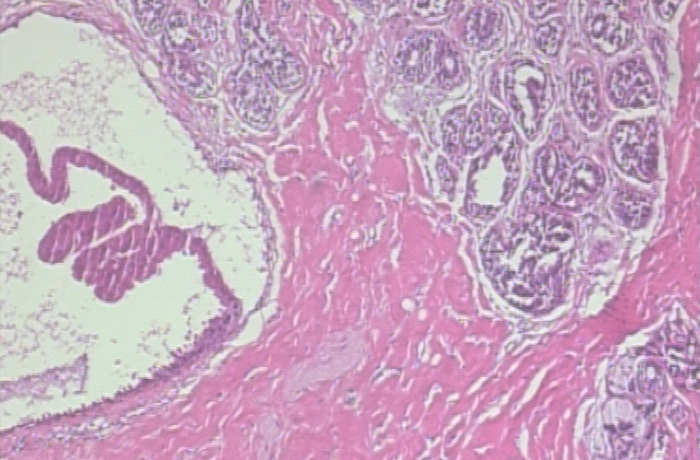
#> input picture examples/adenosis.png, 700 x 460 px, found by its file name
$ python wpd.py
#> lines starting #> are read from the running program, lines starting #| are printed output that depends on the picture; long printed decimals are rounded
from sklearn.preprocessing import StandardScaler
import pywt
import scipy as sc
from skimage.io import imread
from skimage.color import rgb2gray
import numpy as np
import matplotlib.pyplot as plt

class WPD():
    """
    Computes WPD frequency-banded images for primer and seconder noe at level 6th.
    """
    def __init__(self, level=6):
        self.level = level

    def describe(self, image):
        features = self.describeImage(image)
        # Flatten the array using np.reshape
        flattened_array = np.reshape(features, (-1,))

        # Returns image, should it?
        return flattened_array

    def describeImage(self, image):
        gray = rgb2gray(image)
        data_std = StandardScaler().fit_transform(gray)

        # WPD tree
        level = self.level
        wptree = pywt.WaveletPacket2D(data=data_std, wavelet='db5', mode='symmetric', maxlevel=level)
        level = wptree.get_level(level, order = "freq")

        primer_node = level[0]
        seconder_node = level[1]
        coefficients_1st = [sub_node.data for sub_node in primer_node]
        coefficients_2nd = [sub_node.data for sub_node in seconder_node]

        # Returns two images.
        return np.array([np.mean(coefficients_1st, axis=0), np.mean(coefficients_2nd, axis=0)])

    def __str__(self):
        return 'wpd'

# We can get inspired by this tutorial but I need to study theory behind this.
# https://www.kaggle.com/code/pluceroo/new-approach-wavelet-packet-decomposition-in-ml
if __name__ == "__main__":
    import pandas as pd
     # Signal standardization
    img = imread('./examples/adenosis.png')
#> img is the input picture: shape (460, 700, 3); mean R, G, B 199.8, 166.9, 191.2
    gray = rgb2gray(img)
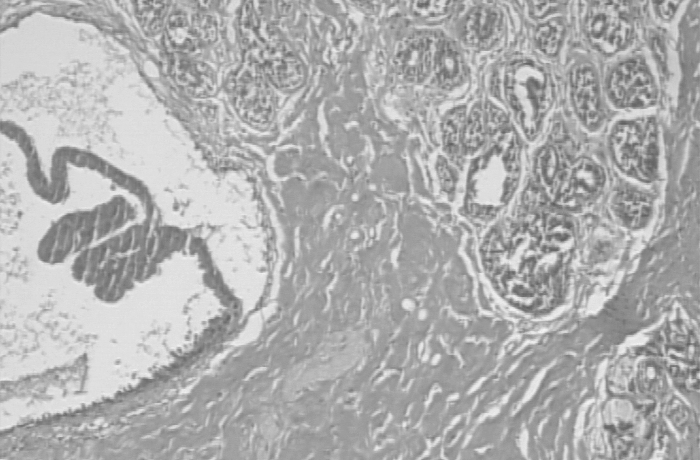
#> gray: shape (460, 700) float64; min 0.368, max 0.959, mean 0.689
    data_std = StandardScaler().fit_transform(gray)
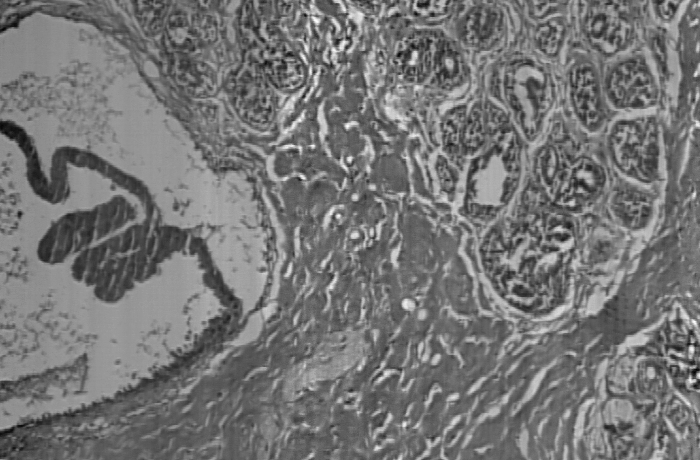
#> data_std: shape (460, 700) float64; min -3.63, max 4.23, mean 9.07e-17; drawn with min black and max white

    # WPD tree
    level = 6
    wptree = pywt.WaveletPacket2D(data=data_std, wavelet='db5', mode='symmetric', maxlevel=level)
    level = wptree.get_level(level, order = "freq")
#> level = 64 items
    features = []
    for node in level[1:]:
        coefficients = [sub_node.data for sub_node in node]
        print(np.mean(np.abs(np.array(coefficients).ravel())), np.std(coefficients))
        # Create the heatmap
        print(np.array(coefficients).shape)
        print(np.mean(coefficients, axis=0).shape)
        fig, axs = plt.subplots(8,8,figsize=(16, 16))
        axs = axs.ravel()
        for i, sub_node in enumerate(node):
             axs[i].imshow(sub_node.data, cmap='hot', interpolation='nearest')
             axs[i].axis("off")
        plt.imshow(np.mean(coefficients, axis=0), cmap='hot')
        plt.colorbar()
        plt.show()
        break
#> this loop made 1 pass
#| 0.8664 2.676
#| (64, 16, 19)
#| (16, 19)
#> pass 1, `plt.show()`:
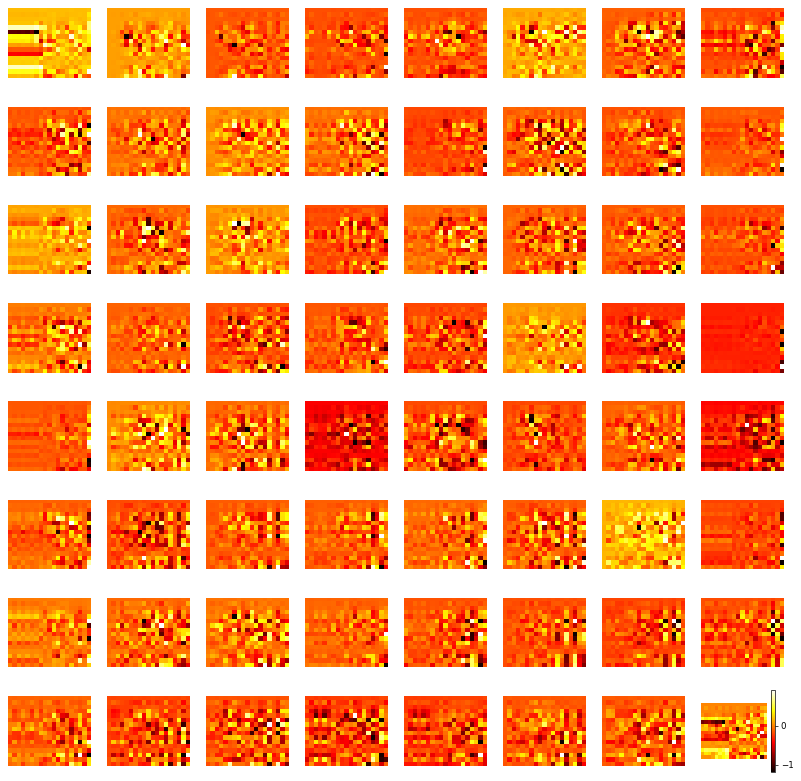
#> figure drawn by matplotlib, 65 panels

    extractor = WPD()
    feature_values = extractor.describe(img)
#> in describe, `flattened_array = np.reshape(features, (-1,))`: flattened_array = 608 values, max 2.07 at index 132, min -2.15 at index 120, mean -0.142
#> feature_values has the same summary as flattened_array in describe
    # Create a new DataFrame with the feature values
    # Filter and ignore performance warnings
    # warnings.filterwarnings("ignore")
    column_labels = [f"{str(extractor)}_{i}" for i in range(1, 1+ len(feature_values))]
#> column_labels = 608 items, first 6: 'wpd_1', 'wpd_2', 'wpd_3', 'wpd_4', 'wpd_5', 'wpd_6'
    print(len(column_labels), len(feature_values))
#| 608 608
    new_df = pd.DataFrame(columns=column_labels)
#> new_df = table of 0 rows and 608 columns

    new_df.loc[0, column_labels] = feature_values
    # Reset warning filters (if necessary)
    # warnings.resetwarnings()
    df = pd.DataFrame(columns=['image', 'label'])
    df.loc[0, 'image'] = 'X'
    df.loc[0, 'label'] = 1
    df = pd.concat([df, new_df], axis=1)
#> df = table of 1 rows and 610 columns
    print(df)
#> (printed output is left out)

$ run again, with examples/SOB_B_A-14-22549AB-40-016.png copied over examples/adenosis.png
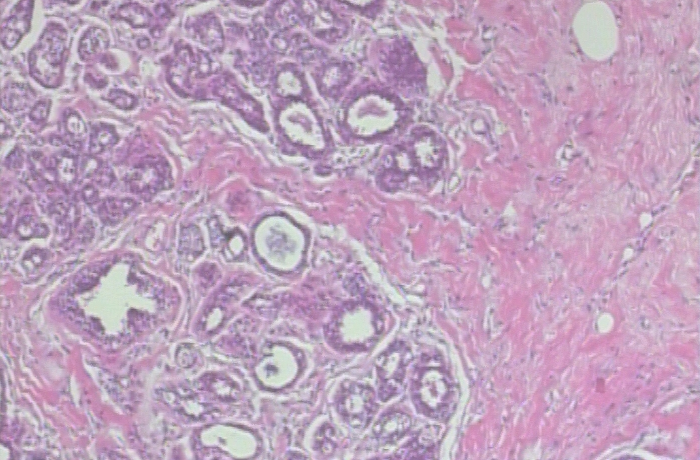
#> input picture examples/SOB_B_A-14-22549AB-40-016.png, 700 x 460 px, found by its file name
#> img is the input picture: shape (460, 700, 3); mean R, G, B 191.4, 163.5, 189.2
#> `gray = rgb2gray(img)`:
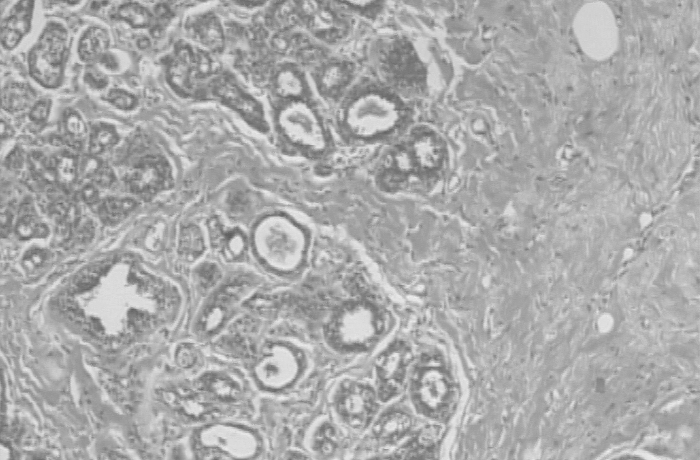
#> gray: shape (460, 700) float64; min 0.36, max 0.95, mean 0.672
#> `data_std = StandardScaler().fit_transform(gray)`:
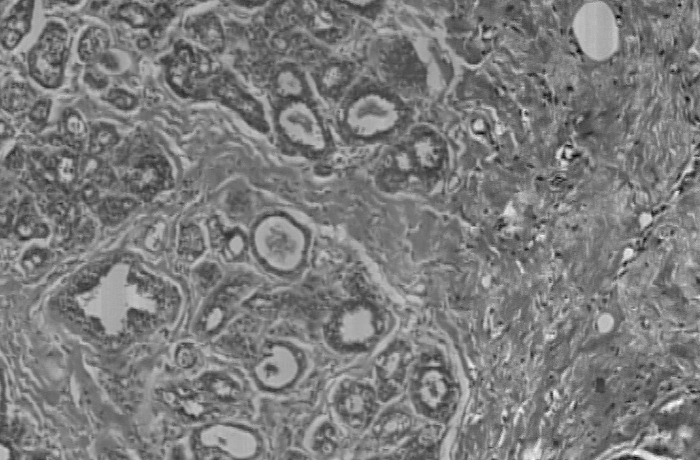
#> data_std: shape (460, 700) float64; min -4.53, max 4.73, mean -6.76e-16; drawn with min black and max white
#> `level = wptree.get_level(level, order = "freq")`: level = 64 items
#> the loop `for node in level[1:]:` made 1 pass
#| 0.8992 2.502
#| (64, 16, 19)
#| (16, 19)
#> flattened_array = 608 values, max 3.02 at index 289, min -1.89 at index 296, mean -0.0683
#> feature_values has the same summary as flattened_array in describe
#> column_labels = 608 items, first 6: 'wpd_1', 'wpd_2', 'wpd_3', 'wpd_4', 'wpd_5', 'wpd_6'
#| 608 608
#> new_df = table of 0 rows and 608 columns
#> df = table of 1 rows and 610 columns
#> (printed output is left out)

$ run again, with examples/SOB_B_A-14-22549AB-40-019.png copied over examples/adenosis.png
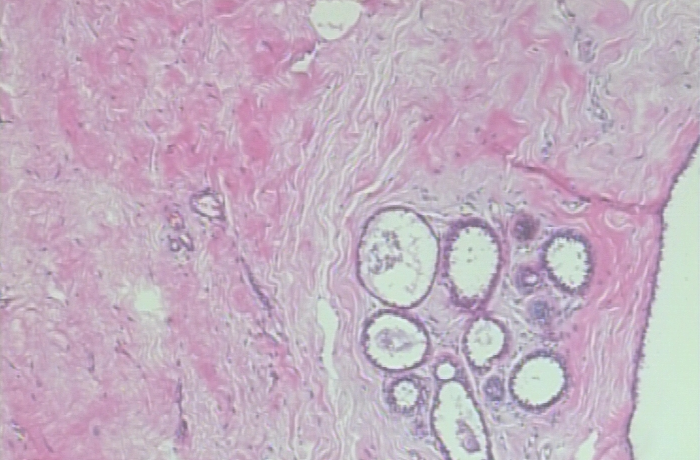
#> input picture examples/SOB_B_A-14-22549AB-40-019.png, 700 x 460 px, found by its file name
#> img is the input picture: shape (460, 700, 3); mean R, G, B 195.1, 175.8, 192.2
#> `gray = rgb2gray(img)`:
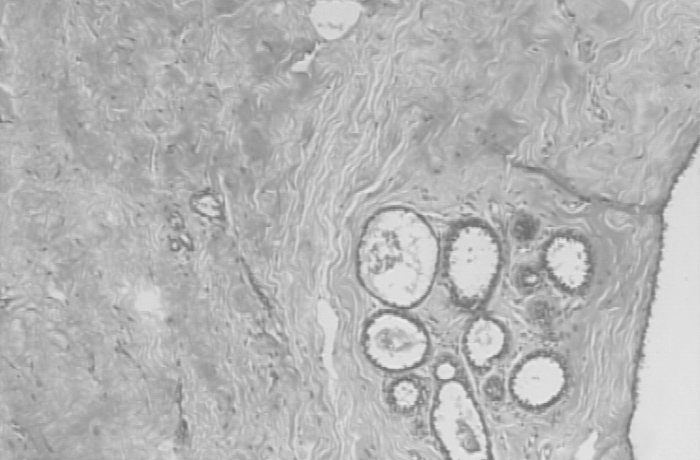
#> gray: shape (460, 700) float64; min 0.401, max 0.93, mean 0.71
#> `data_std = StandardScaler().fit_transform(gray)`:
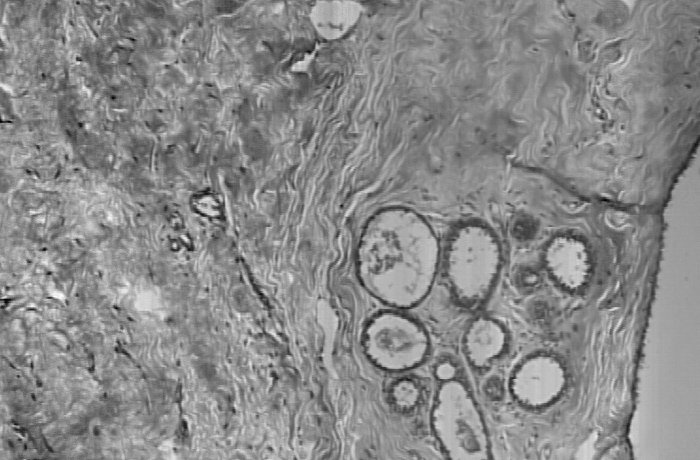
#> data_std: shape (460, 700) float64; min -4.92, max 4.17, mean 1.33e-15; drawn with min black and max white
#> `level = wptree.get_level(level, order = "freq")`: level = 64 items
#> the loop `for node in level[1:]:` made 1 pass
#| 0.8648 2.872
#| (64, 16, 19)
#| (16, 19)
#> flattened_array = 608 values, max 1.89 at index 302, min -1.91 at index 118, mean -0.153
#> feature_values has the same summary as flattened_array in describe
#> column_labels = 608 items, first 6: 'wpd_1', 'wpd_2', 'wpd_3', 'wpd_4', 'wpd_5', 'wpd_6'
#| 608 608
#> new_df = table of 0 rows and 608 columns
#> df = table of 1 rows and 610 columns
#> (printed output is left out)

$ run again, with examples/benign_fibroadenoma_40X.png copied over examples/adenosis.png
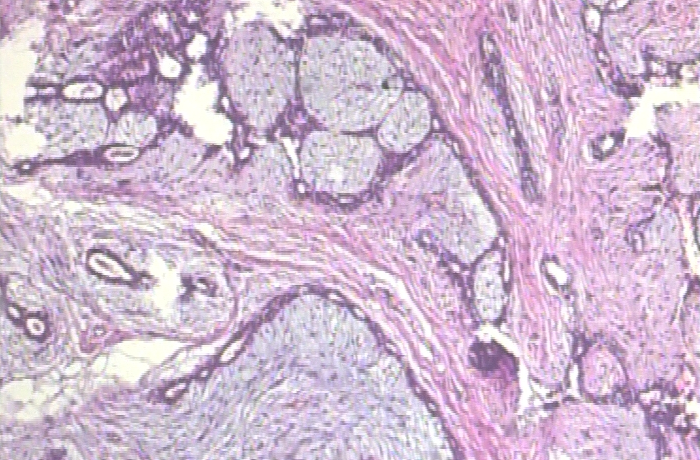
#> input picture examples/benign_fibroadenoma_40X.png, 700 x 460 px, found by its file name
#> img is the input picture: shape (460, 700, 3); mean R, G, B 208.6, 185.8, 208.8
#> `gray = rgb2gray(img)`:
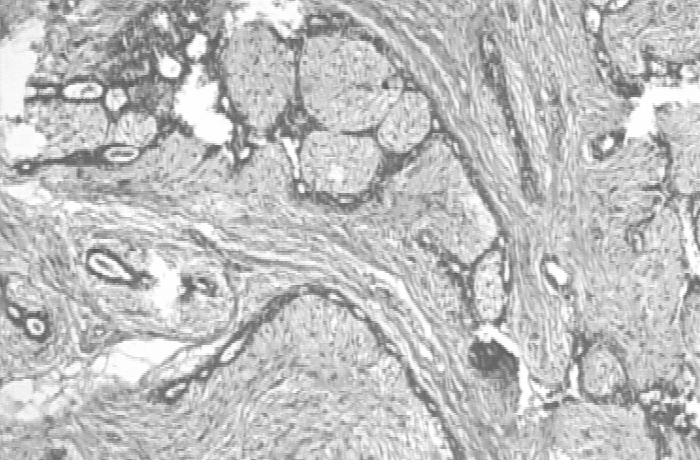
#> gray: shape (460, 700) float64; min 0.323, max 1, mean 0.754
#> `data_std = StandardScaler().fit_transform(gray)`:
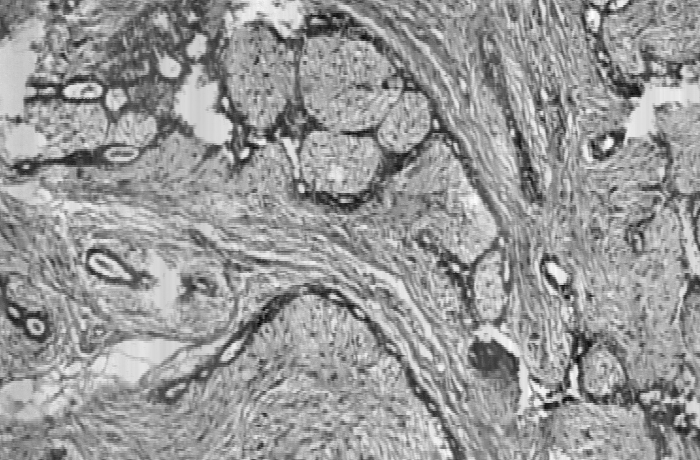
#> data_std: shape (460, 700) float64; min -3.69, max 2.47, mean 5.63e-17; drawn with min black and max white
#> `level = wptree.get_level(level, order = "freq")`: level = 64 items
#> the loop `for node in level[1:]:` made 1 pass
#| 0.849 2.764
#| (64, 16, 19)
#| (16, 19)
#> flattened_array = 608 values, max 1.73 at index 301, min -2.22 at index 117, mean -0.134
#> feature_values has the same summary as flattened_array in describe
#> column_labels = 608 items, first 6: 'wpd_1', 'wpd_2', 'wpd_3', 'wpd_4', 'wpd_5', 'wpd_6'
#| 608 608
#> new_df = table of 0 rows and 608 columns
#> df = table of 1 rows and 610 columns
#> (printed output is left out)
